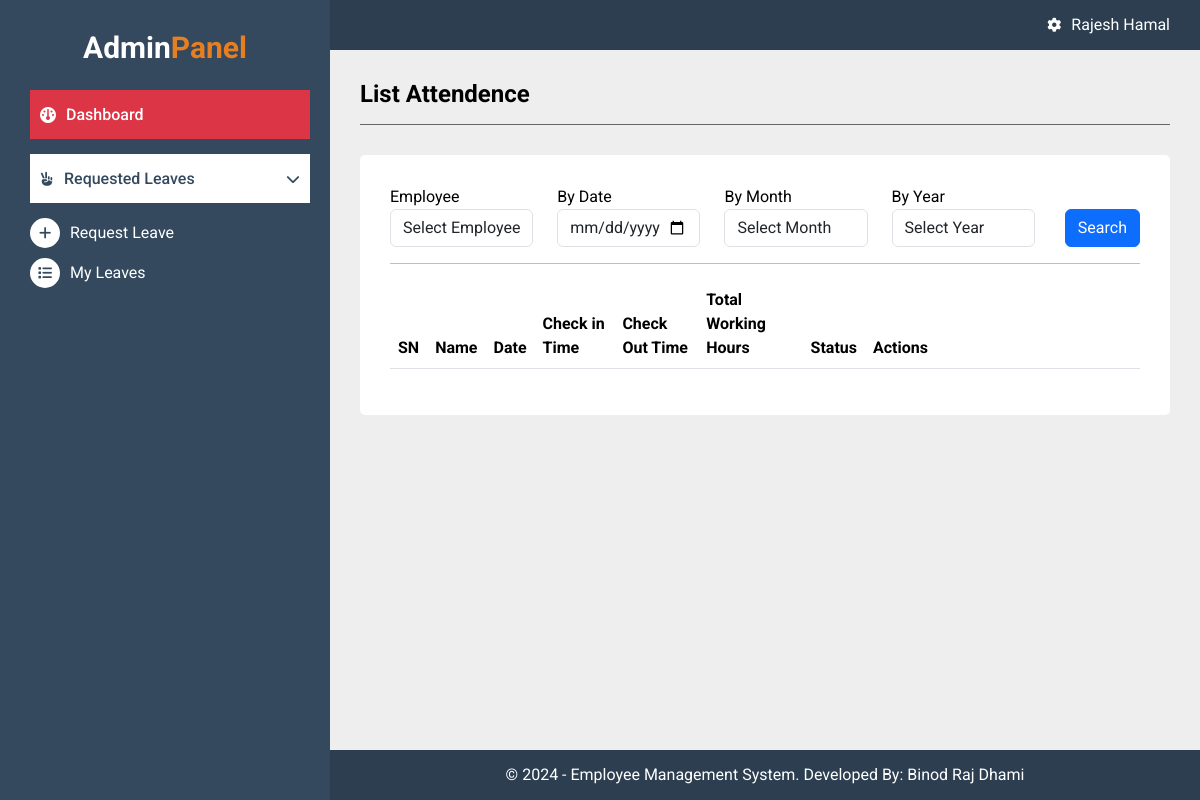
The page /admin/list_attendence.php (signed in) on the database as committed earlier.
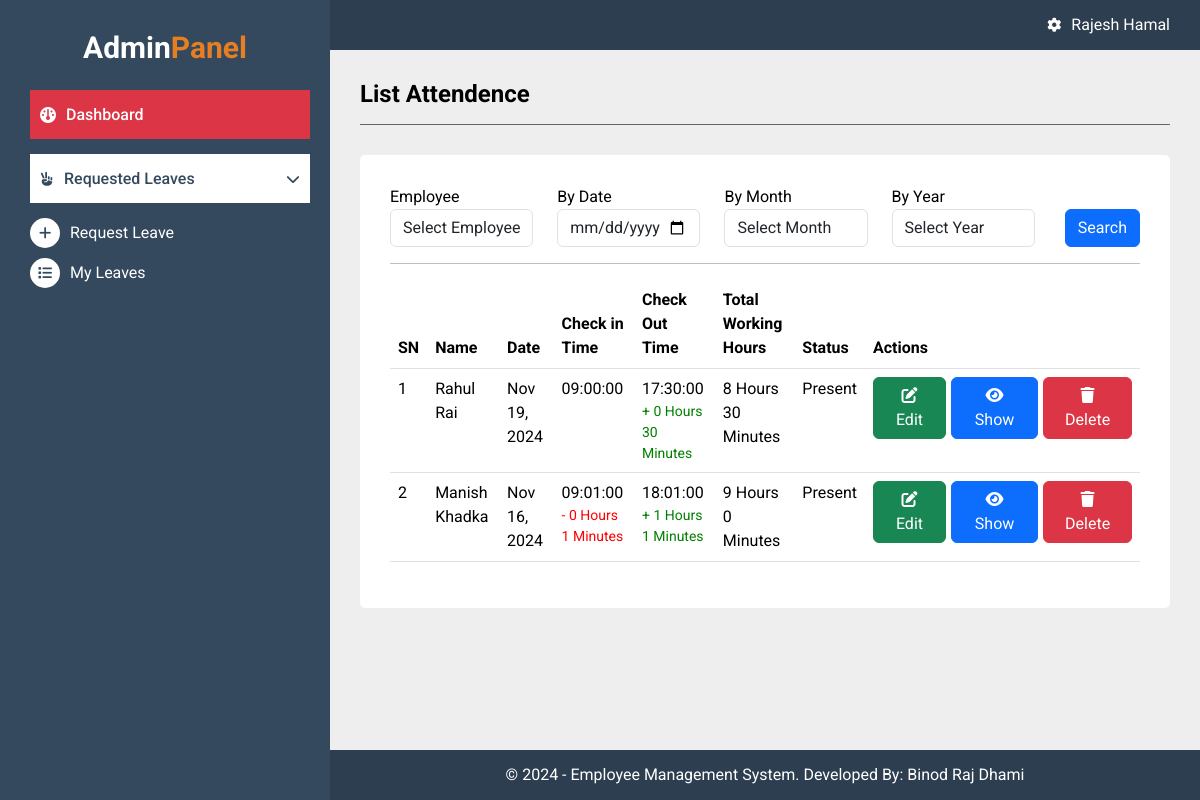
The same page on the database as committed later.
### tables this page shows
CREATE TABLE `tbl_attendences` (
  `id` int(11) NOT NULL,
  `employee_id` int(11) NOT NULL,
  `date` date NOT NULL,
  `check_in_time` time DEFAULT NULL,
  `late_time` varchar(255) DEFAULT NULL,
  `check_out_time` time DEFAULT NULL,
  `over_time` varchar(255) DEFAULT NULL,
  `total_working_hours` varchar(255) DEFAULT NULL,
  `status` enum('Present','Absent','On Leave','Partial Day') NOT NULL,
  `remarks` varchar(255) DEFAULT NULL,
  `created_at` datetime NOT NULL DEFAULT current_timestamp(),
  `updated_at` datetime DEFAULT current_timestamp()
);

### admin/list_attendence.php (the view, shortened to what this page needs)
<?php
include_once("includes/header.php");
include_once("includes/sidebar.php");
$attendence_result = $connection->query("SELECT * FROM tbl_attendences");
$attendence_list = [];
while ($data = $attendence_result->fetch_assoc()) {
    $attendence_id = $data['employee_id'];
    $data['employee'] = $connection->query("SELECT * FROM tbl_users where id=$attendence_id")->fetch_assoc()['name'];
    array_push($attendence_list, $data);
}
?>
<div class="admin-main">
    <div class="heading-panel">
        <h1>List Attendence</h1>
    </div>
    <div class="body-panel">
        <form action="" method="POST" class="search-filter-form">
            <div class="row">
                <div class="col-sm-6 col-md-3">
                    <label for="date">Employee</label>
                    <select name="employee_id" class="form-control">
                        <option value="">Select Employee</option>
                    </select>
                </div>
                <div class="col-sm-6 col-md-3">
                    <label for="byDate">By Date</label>
                    <input type="date" id="byDate" name="date" class="form-control">
                </div>
                <div class="col-sm-6 col-md-3">
                    <label for="byMonth">By Month</label>
                    <select name="month" id="byMonth" class="form-control">
                        <option value="">Select Month</option>
                    </select>
                </div>
                <div class="col-sm-6 col-md-3">
                    <label for="byYear">By Year</label>
                    <select name="year" id="byYear" class="form-control">
                        <option value="">Select Year</option>
                    </select>
                </div>
            </div>
            <button type="submit" class="btn btn-primary" name="btn_submit">Search</button>
        </form>
        <hr>
        <table class="table tableb-bordered">
            <thead>
                <tr>
                    <th>SN</th>
                    <th>Name</th>
                    <th>Date</th>
                    <th>Check in Time</th>
                    <th>Check Out Time</th>
                    <th>Total Working Hours</th>
                    <th>Status</th>
                    <th class="bnt-actions-list">Actions</th>
                </tr>
            </thead>
            <tbody>
                <?php foreach ($attendence_list as $key => $attendence) { ?>
                    <tr>
                        <td><?php echo $key + 1; ?></td>
                        <td><?php echo $attendence['employee']; ?></td>
                        <td><?php echo date("M d, Y", strtotime($attendence['date'])); ?></td>
                        <td>
                            <?php echo $attendence['check_in_time']; ?>
                            <?php if (!empty($attendence['late_time'])) { ?>
                                <span style="display:block;color:red; font-size:14px">
                                    - <?php echo $attendence['late_time']; ?>
                                </span>
                            <?php } ?>
                        </td>
                        <td>
                            <?php echo $attendence['check_out_time']; ?>
                            <?php if (!empty($attendence['over_time'])) { ?>
                                <span style="display:block;color:green; font-size:14px">
                                    + <?php echo $attendence['over_time']; ?>
                                </span>
                            <?php } ?>
                        </td>
                        <td><?php echo $attendence['total_working_hours']; ?></td>
                        <td><?php echo $attendence['status']; ?></td>
                        <td>
                            <div class="bnt-actions-link">
                                <a href="edit_attendence.php?id=<?php echo $attendence['id']; ?>" class="btn btn-success">
                                    <i class="fa-solid fa-pen-to-square"></i>
                                    <span>Edit</span>
                                </a>
                                <a href="show_attendence.php?id=<?php echo $attendence['id']; ?>" class="btn btn-primary">
                                    <i class="fa-solid fa-eye"></i>
                                    <span>Show</span>
                                </a>
                                <form action="delete_attendence.php?id=<?php echo $attendence['id']; ?>" method="POST">
                                    <button type="submit" class="btn btn-danger">
                                        <i class="fa-solid fa-trash"></i>
                                        <span>Delete</span>
                                    </button>
                                </form>
                            </div>
                        </td>
                    </tr>
                <?php } ?>
            </tbody>
        </table>
    </div>
</div>
<?php include_once("includes/footer.php"); ?>

### admin/includes/header.php (shortened to what this page needs)
<!DOCTYPE html>
<html lang="en">
<head>
    <link rel="stylesheet" href="https://cdn.jsdelivr.net/npm/bootstrap@5.3.3/dist/css/bootstrap.min.css">
    <link rel="stylesheet" href="./../css/styles.css">
    <link rel="stylesheet" href="https://cdnjs.cloudflare.com/ajax/libs/font-awesome/6.6.0/css/all.min.css" />
</head>
<body>
    <div class="wrapper">
        <header class="admin-header">
            <div class="loggedin-user">
                <button type="button" class="btn-user">
                    <i class="fa-solid fa-cog"></i>
                    <span><?php echo  $_SESSION['name']; ?></span>
                </button>
            </div>
        </header>

### admin/includes/sidebar.php (shortened to what this page needs)
<div class="admin-sidebar">
    <div class="admin-sidebar-panel">
        <h3>Admin<span>Panel</span></h3>
    </div>
    <div class="admin-sidebar-content">
        <div class="admin-sider-nav">
            <h3>
                <a href="dashboard.php">
                    <i class="fa-solid fa-gauge"></i>
                    <span>Dashboard</span>
                </a>
            </h3>
        </div>
        <div class="admin-sider-nav">
            <h4>
                <i class="fa-solid fa-hand-peace"></i>
                <span>Requested Leaves</span>
                <i class="fa-solid fa-chevron-down"></i>
            </h4>
            <ul>
                <?php if ($_SESSION['role'] == 'Employee') { ?>
                    <li>
                        <a href="add_leave.php">
                            <i class="fa-solid fa-plus"></i>
                            <span>Request Leave</span>
                        </a>
                    </li>
                    <li>
                        <a href="my_leave.php">
                            <i class="fa-solid fa-list"></i>
                            <span>My Leaves</span>
                        </a>
                    </li>
                <?php } ?>
            </ul>
        </div>
    </div>
</div>

### admin/includes/footer.php
<footer class="admin-footer">
    <p>© <?php echo Date('Y'); ?> - Employee Management System. Developed By: Binod Raj Dhami</p>
</footer>
</div>
</body>
</html>

### css/styles.css (style rules this page uses)
* { margin: 0; padding: 0; font-family: "Roboto", serif; }
p, ul, ol { margin-bottom: 0; padding-bottom: 0; margin-left: 0; margin-right: 0; padding-left: 0; padding-right: 0; }
body { margin: 0; padding: 0; font-size: 16px; color: #000; font-family: "Roboto", serif; background: #eee; }
.wrapper { position: relative; }
.admin-header { position: fixed; top: 0; left: 330px; width: calc(100% - 330px); height: 50px; background: #2c3e50; display: flex; justify-content: space-between; align-items: center; padding: 0 30px; z-index: 9; }
.loggedin-user { position: relative; }
.loggedin-user .btn-user { display: flex; justify-content: space-between; align-items: center; gap: 10px; background: transparent; border: none; }
.loggedin-user .btn-user .fa-solid { color: #fff; font-size: 14px; }
.loggedin-user .btn-user span { color: #fff; }
.admin-footer { position: fixed; bottom: 0; left: 330px; width: calc(100% - 330px); height: 50px; background: #2c3e50; display: flex; justify-content: center; align-items: center; }
.admin-footer p { color: #ffffff; }
.admin-sidebar { position: fixed; left: 0; top: 0; width: 330px; height: 100%; background: #34495e; z-index: 9; }
.admin-sidebar-content { position: absolute; top: 90px; left: 0; width: 100%; height: 100%; padding: 0 20px 90px 30px; overflow-y: scroll; }
.admin-sidebar-panel { display: flex; justify-content: center; align-items: center; margin-top: 30px; }
.admin-sidebar-panel h3 { margin-bottom: 0; font-size: 30px; font-weight: 700; color: #fff; }
.admin-sidebar-panel h3 span { color: #e67e22; }
.admin-sider-nav { margin-bottom: 30px; }
.admin-sider-nav h3 a { display: flex; align-items: center; gap: 10px; text-decoration: none; background: #dc3545; color: #fff; padding: 15px 10px; font-size: 16px; border-radius: 0; margin-bottom: -15px; transition: all ease-in-out 0.3s; }
.admin-sider-nav h4 { display: flex; align-items: center; gap: 10px; text-decoration: none; background: #fff; color: #34495e; padding: 15px 10px; border-radius: 0; margin-bottom: 15px; }
.admin-sider-nav h4 .fa-solid { font-size: 14px; }
.admin-sider-nav h4 .fa-chevron-down { margin-left: auto; }
.admin-sider-nav h4 span { font-size: 16px; }
.admin-sider-nav ul li { list-style: none; line-height: 30px; margin-left: 0; margin-bottom: 10px; }
.admin-sider-nav ul li a { display: flex; align-items: center; gap: 10px; text-decoration: none; color: #fff; transition: all ease-in-out 0.3s; }
.admin-sider-nav ul li a .fa-solid { width: 30px; height: 30px; border-radius: 50%; background: #fff; color: #34495e; display: flex; justify-content: center; align-items: center; font-size: 14px; transition: all ease-in-out 0.3s; }
.admin-main { position: absolute; top: 50px; left: 330px; width: calc(100% - 330px); background: #eee; padding: 30px; padding-bottom: 50px; }
.heading-panel { padding-bottom: 15px; margin-bottom: 30px; border-bottom: #666 solid 1px; }
.heading-panel h1 { margin-bottom: 0; font-size: 24px; font-weight: 700; }
.body-panel { padding: 30px; background: #fff; border-radius: 5px; }
.bnt-actions-list { width: 275px; }
.bnt-actions-link { display: flex; align-items: center; gap: 5px }
.search-filter-form { display: flex; justify-content: space-between; align-items: flex-end; gap: 30px; }
.search-filter-form .row { width: 100%; }

Rows that differ between the two databases and show on the page:
added tbl_attendences: employee "Rahul Rai", date "Nov 19, 2024", check_in_time "09:00:00", check_out_time "17:30:00", over_time "0 Hours 30 Minutes", total_working_hours "8 Hours 30 Minutes", status "Present"
added tbl_attendences: employee "Manish Khadka", date "Nov 16, 2024", check_in_time "09:01:00", late_time "0 Hours 1 Minutes", check_out_time "18:01:00", over_time "1 Hours 1 Minutes", total_working_hours "9 Hours 0 Minutes", status "Present"
